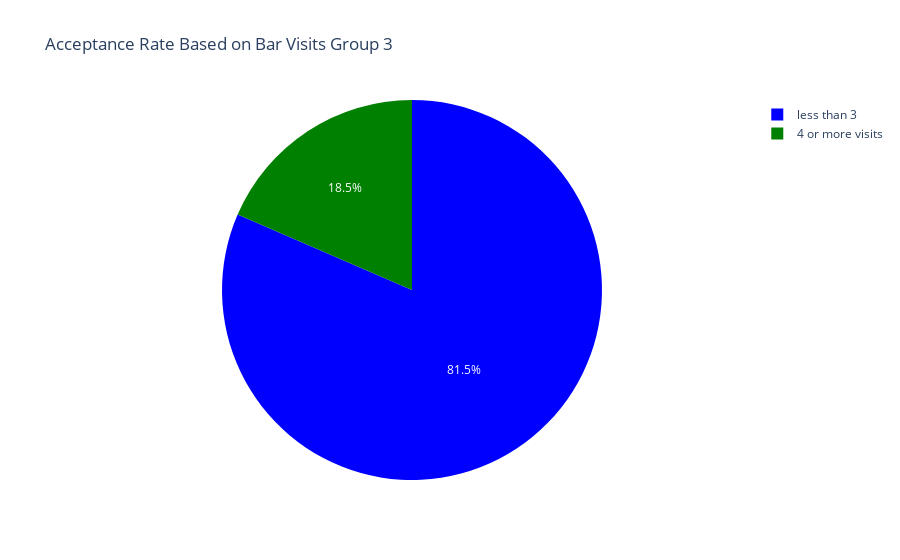

Notebook code for this chart:
### Markdown cell above
3. Compare the acceptance rate between those who went to a bar 3 or fewer times a month to those who went more.

### Code cell
df_bar.loc[df_bar['Bar'] == 'never', 'bar_grp_visit'] = 'less than 3'
df_bar.loc[df_bar['Bar'] == 'less1', 'bar_grp_visit'] = 'less than 3'
df_bar.loc[df_bar['Bar'] == '1~3', 'bar_grp_visit'] = 'less than 3'
df_bar.loc[df_bar['Bar'] == '4~8', 'bar_grp_visit'] = '4 or more visits'
df_bar.loc[df_bar['Bar'] == 'gt8', 'bar_grp_visit'] = '4 or more visits'

df_bar.loc[df_bar['Bar'] == 'never', 'bar_grp_visit_count'] = 0
df_bar.loc[df_bar['Bar'] == 'less1', 'bar_grp_visit_count'] = 0
df_bar.loc[df_bar['Bar'] == '1~3', 'bar_grp_visit_count'] = 1
df_bar.loc[df_bar['Bar'] == '4~8', 'bar_grp_visit_count'] = 4
df_bar.loc[df_bar['Bar'] == 'gt8', 'bar_grp_visit_count'] = 9

total_group = df_bar.query('Coupon_Acceptance == 1')['Bar'].count()


df_bar.head()

query_condition_3_1 = 'Coupon_Acceptance == 1  & bar_grp_visit =="less than 3"'
group_3_1 = df_bar.query(query_condition_3_1)['Bar'].dropna().count()

query_condition_3_2 = 'Coupon_Acceptance == 1  & bar_grp_visit =="4 or more visits"'
group_3_2 = df_bar.query(query_condition_3_2)['Bar'].dropna().count()



# Create a DataFrame for the pie chart
d = {
    'category': ['less than 3', '4 or more visits'],
    'group': [group_3_1, group_3_2]
}
df_pie = pd.DataFrame(d)

## This plot shows the higher acceptance rate in Bar visits greater than 4 


fig3_1 = px.pie(df_pie, names='category', values='group',color_discrete_sequence=['blue','green'],
              title='Acceptance Rate Based on Bar Visits Group 3')
fig3_1.show()

# Creating a bar graph to show the Accepted and Rejected count

bar_coupon_counts = df_bar.groupby(['bar_grp_visit', 'Coupon_Acceptance']).size().unstack(fill_value=0)
bar_coupon_counts.plot(kind='bar', stacked=True, rot=90)
plt.xlabel ='Visits to Bar'
plt.ylabel = 'Count'
plt.title('Bar plot to visualize Visits to Bar')
plt.legend(title='Coupon_Acceptance', labels=['Rejected', 'Accepted'])

### Figure 1 — Plotly figure (JSON) as saved in the notebook; plotly's stock layout.template omitted (floating-point values rounded to 4 significant figures)
{"data": [{"domain": {"x": [0, 1], "y": [0, 1]}, "hovertemplate": "category=%{label}<br>group=%{value}<extra></extra>", "labels": ["less than 3", "4 or more visits"], "legendgroup": "", "name": "", "showlegend": true, "type": "pie", "values": [674, 153]}], "layout": {"autosize": true, "legend": {"tracegroupgap": 0}, "piecolorway": ["blue", "green"], "title": {"text": "Acceptance Rate Based on Bar Visits Group 3"}}}
